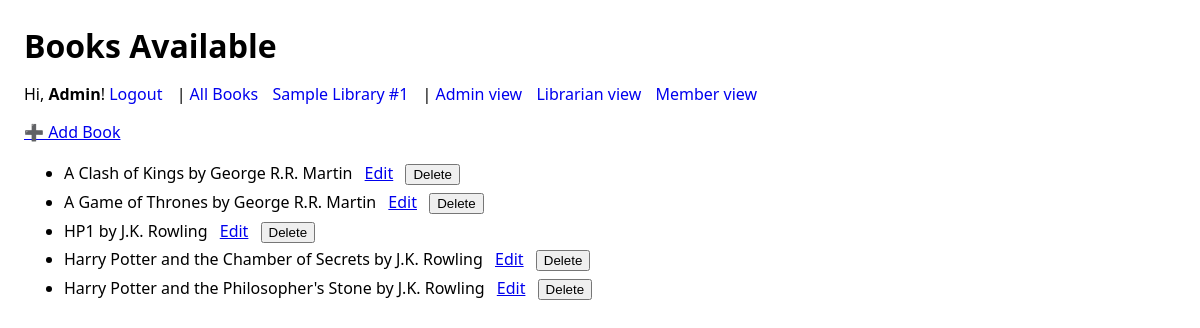
Screenshot of / (signed in) with the database file from the repository.
### relationship_app/models.py (models this page shows, shortened)
class Book(models.Model):
    title = models.CharField(max_length=255)
    author = models.ForeignKey(
        Author,
        on_delete=models.CASCADE,
        related_name="books",
    )
    class Meta:
        ordering = ["title"]
        unique_together = ("title", "author")
        permissions = (
            ('can_add_book', 'Can add book'),
            ('can_change_book', 'Can change book'),
            ('can_delete_book', 'Can delete book'),
        )

class Author(models.Model):
    name = models.CharField(max_length=255)
    class Meta:
        ordering = ["name"]

### relationship_app/views.py (the view)
# urls.py: path("", list_books, name="home"),
def list_books(request):
    books = Book.objects.all()
    return render(request, "relationship_app/list_books.html", {"books": books})

### relationship_app/templates/relationship_app/list_books.html (shortened to what this page needs)
<!DOCTYPE html>
<html lang="en">
<head>
</head>
<body>
  <header>
    <h1 style="margin:0;">Books Available</h1>
  </header>
  <nav style="margin-bottom: 16px;">
    {% if user.is_authenticated %}
      <span>Hi, <strong>{{ user.username }}</strong>!</span>
      <a href="{% url 'logout' %}">Logout</a>
    {% else %}
      <a href="{% url 'login' %}">Login</a>
      <a href="{% url 'register' %}">Register</a>
    {% endif %}
    |
    <a href="{% url 'list_books' %}">All Books</a>
    <a href="/libraries/1/">Sample Library #1</a>
    |
    <a href="/roles/admin/">Admin view</a>
    <a href="/roles/librarian/">Librarian view</a>
    <a href="/roles/member/">Member view</a>
  </nav>
  {% if perms.relationship_app.can_add_book %}
    <p><a href="{% url 'add_book' %}">➕ Add Book</a></p>
  {% endif %}
  <ul>
    {% for book in books %}
      <li>
        {{ book.title }} by {{ book.author.name }}
        <span class="actions">
          {% if perms.relationship_app.can_change_book %}
            <a href="{% url 'edit_book' book.pk %}">Edit</a>
          {% endif %}
          {% if perms.relationship_app.can_delete_book %}
            <form class="inline" method="post" action="{% url 'delete_book' book.pk %}">
              <button type="submit">Delete</button>
            </form>
          {% endif %}
        </span>
      </li>
    {% empty %}
      <li>No books found.</li>
    {% endfor %}
  </ul>
</body>
</html>

### relationship_app/templates/relationship_app/list_books.html (style rules this page uses)
body { font-family: system-ui, Arial, sans-serif; margin: 24px; }
header { display: flex; gap: 12px; align-items: center; margin-bottom: 16px; }
nav a, button.linklike { margin-right: 10px; text-decoration: none; }
ul { line-height: 1.8; }
form.inline { display: inline; margin-left: 8px; }
.actions { margin-left: 8px; }

### rows the page displays
Book: title "A Clash of Kings", author.name "George R.R. Martin"
Book: title "A Game of Thrones", author.name "George R.R. Martin"
Book: title "HP1", author.name "J.K. Rowling"
Book: title "Harry Potter and the Chamber of Secrets", author.name "J.K. Rowling"
Book: title "Harry Potter and the Philosopher's Stone", author.name "J.K. Rowling"

### other values shown
{{ user.username }} "Admin"
